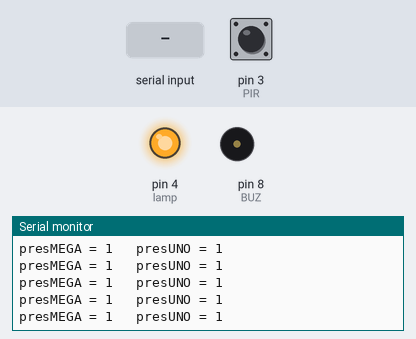
Simulated run of this sketch. Board: Arduino Mega 2560, built with avr-gcc and run on an emulated ATmega2560. Shown: output pins drawn as LEDs (lit = HIGH), buzzer (waves = sounding, pin HIGH), the last lines printed to the serial monitor. The test bench sets the inputs (shaded band); at power-on: pin 3 (PIR) HIGH.

Above: at 1.2 s.
1.3 s: "PU1|" received over the second serial link
4.3 s: "PU0|" received over the second serial link
At 4.8 s:
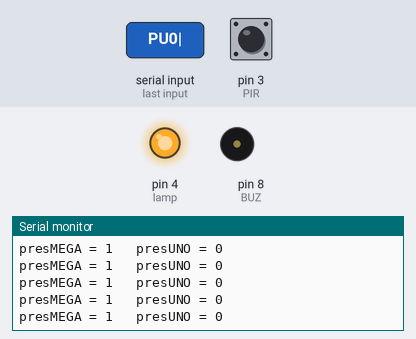
7.3 s: pin 3 (PIR) driven LOW
At 7.9 s:
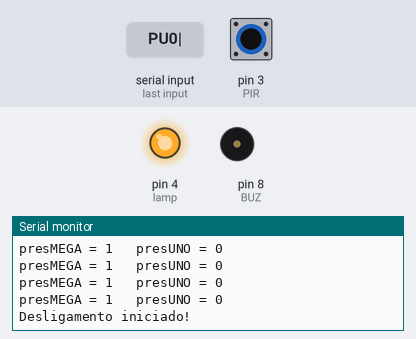
8.8 s: "1|" received over the second serial link
At 10.3 s:
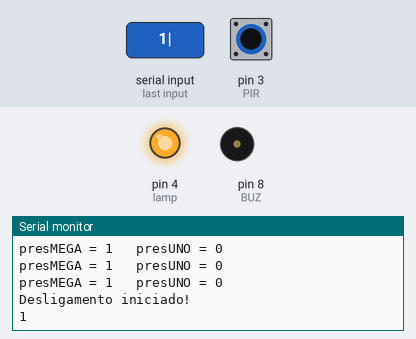
10.8 s: pin 3 (PIR) driven HIGH
13.8 s: pin 3 (PIR) pulsed LOW 2 times (0.12 s each, 0.3 s apart)
At 14.7 s:
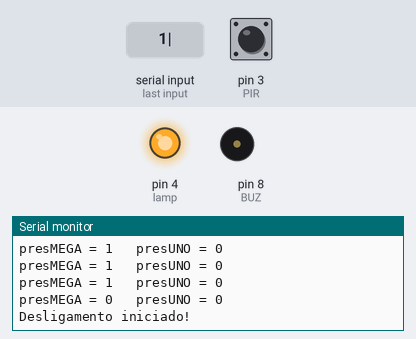

Measured:
- after the input at 4.3 s, the serial monitor: prints a new line after 0.07 s (image 1)
- after the input at 7.3 s, the serial monitor: prints a new line after 0.08 s (image 2)
- after the input at 8.8 s, the serial monitor: prints a new line after 0.54 s (image 3)
- after the input at 13.8 s, the serial monitor: prints a new line after 0.07 s (image 4)

The sketch:

MEGA_main_v2.2.ino
```cpp
#define debug true

#define PIR 3
#define BUZ 8
#define lamp 4

volatile bool presUNO = true;
volatile bool presMEGA = true;
volatile bool presUNO_anterior = true; //estado anterior
volatile bool presMEGA_anterior = true;//estado anteiror
         bool estadoSala = true;

String comandoRecebido;

void setup() {
  #ifdef debug
  Serial.begin(9600);
  #endif
  Serial3.begin(9600);
  pinMode(BUZ,OUTPUT);
  pinMode(lamp,OUTPUT);
  digitalWrite(lamp,HIGH);
  presMEGA = digitalRead(PIR);
  attachInterrupt(digitalPinToInterrupt(PIR), pirISR, CHANGE);
}

void loop() {
  //se estado mudar, enviar isso para o UNO
  if(presMEGA != presMEGA_anterior)
  {
    if(presMEGA)  Serial3.write("PM1|"); //Presença Mega = true
    else          Serial3.write("PM0|"); //Presença Mega = false
    presMEGA_anterior = presMEGA;
  }

  //recebendo mudança de estado do UNO
  if( Serial3.available() )
  {
    comandoRecebido = Serial3.readStringUntil('|');
    if( comandoRecebido == "PU1" )  presUNO = true;
    else if( comandoRecebido == "PU0" )  presUNO = false;
    #ifdef debug
    Serial.println(comandoRecebido);
    #endif
  }
  if( !( presMEGA || presUNO ) && estadoSala == 1 )
  {
    iniciarDesligamento();
  }
  else if(( presMEGA || presUNO ) && estadoSala == 0)
  {
    estadoSala = 1;
    digitalWrite(lamp,HIGH);
  }
  #ifdef debug
  Serial.print("presMEGA = ");
  Serial.print(presMEGA);
  Serial.print("   presUNO = ");
  Serial.println(presUNO);
  #endif
}

void pirISR()
{
  presMEGA = digitalRead(PIR);
}

void iniciarDesligamento()
{
  #ifdef debug
  Serial.println("Desligamento iniciado!");
  #endif
  for(int i=1; i<=10+5; i++)
  {
    if( Serial3.available() )
    {
    comandoRecebido = Serial3.readStringUntil('|');
    if( comandoRecebido == "PU1" )  presUNO = true;
    else if( comandoRecebido == "PU0" )  presUNO = false;
    #ifdef debug
    Serial.println(comandoRecebido);
    #endif
    }
    if(presMEGA || presUNO)
    {
      #ifdef debug
      Serial.println("desligamento cancelado");
      #endif
      break;
    }
    if(i == 10) beepAtivo(5, 100, 200, BUZ);
    if(i == 15)
    {
      beepAtivo(1, 1000, 0, BUZ);
      digitalWrite(lamp,LOW);
      estadoSala = 0;
    }
    delay(1000);
  }
}

void beepAtivo(int beeps, int tempoON, int tempoOFF, int pin)
{
  for(int i=0; i<beeps; i++)
  {
    digitalWrite(pin,HIGH);
    delay(tempoON);
    digitalWrite(pin,LOW);
    delay(tempoOFF);
  }
}
```
